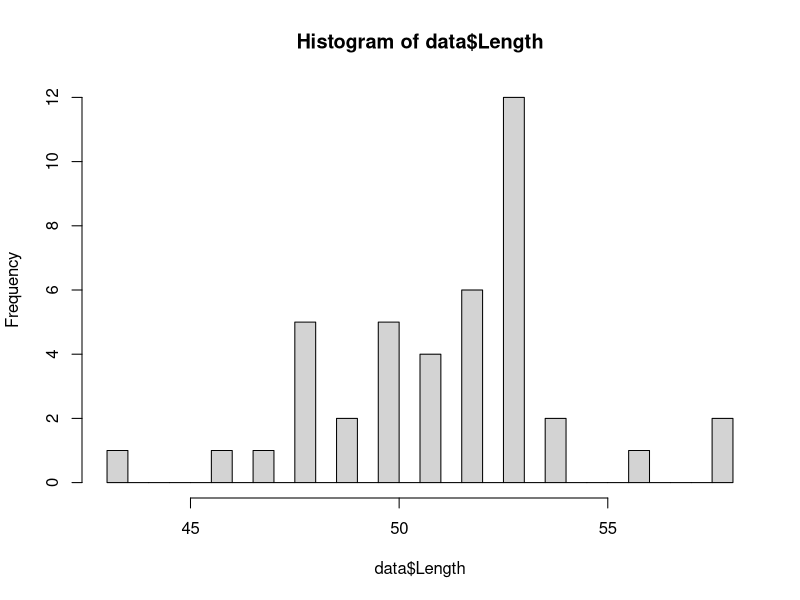
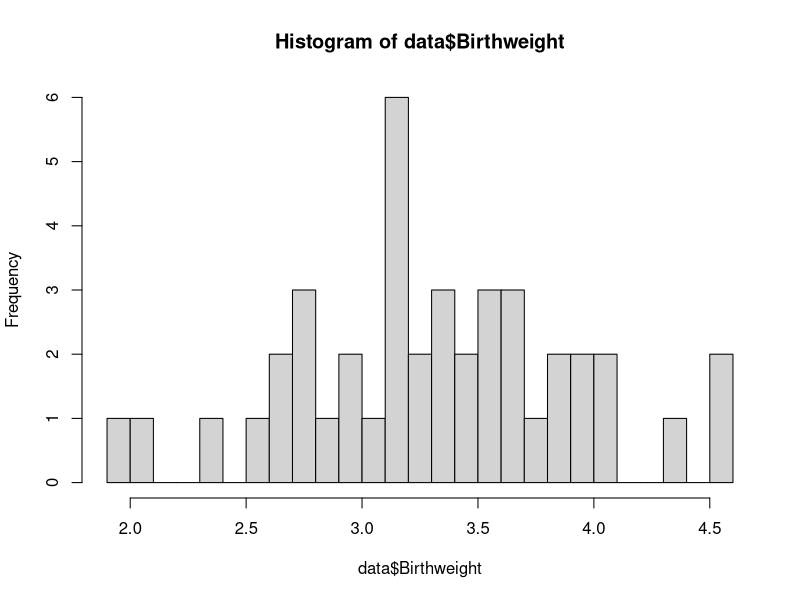
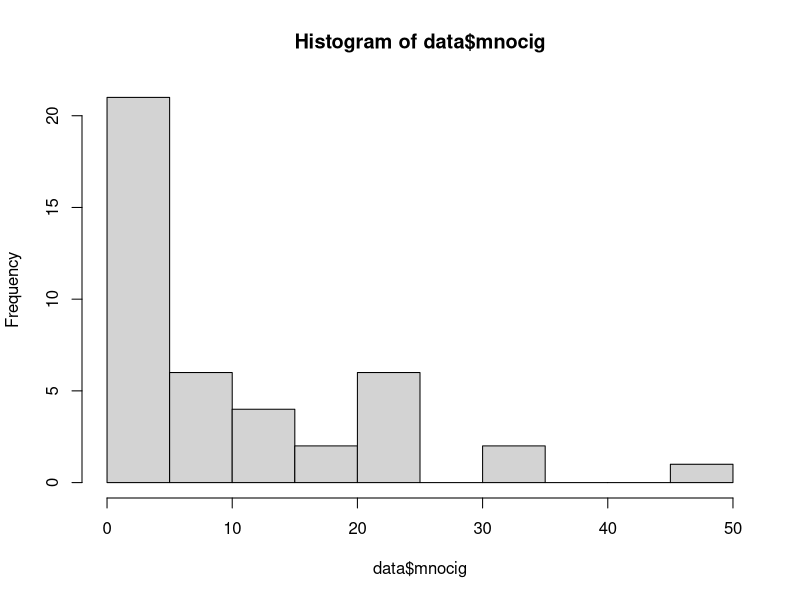
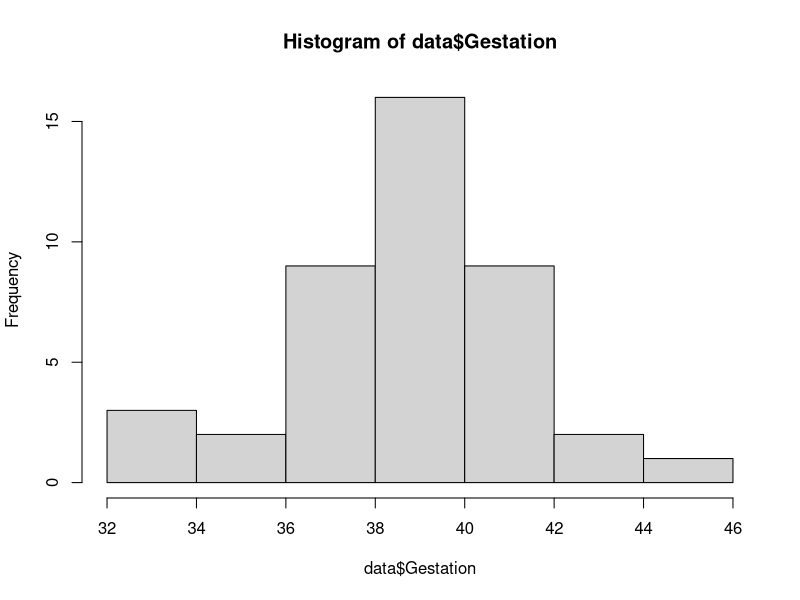
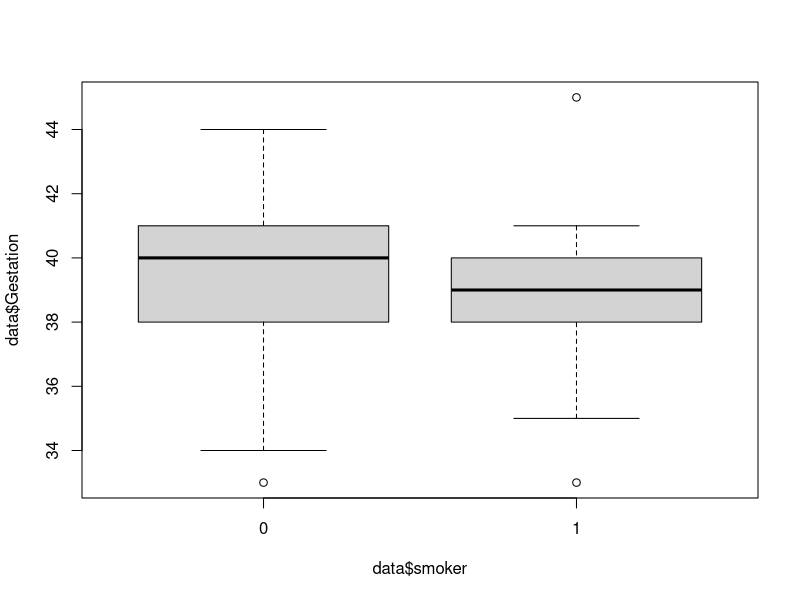
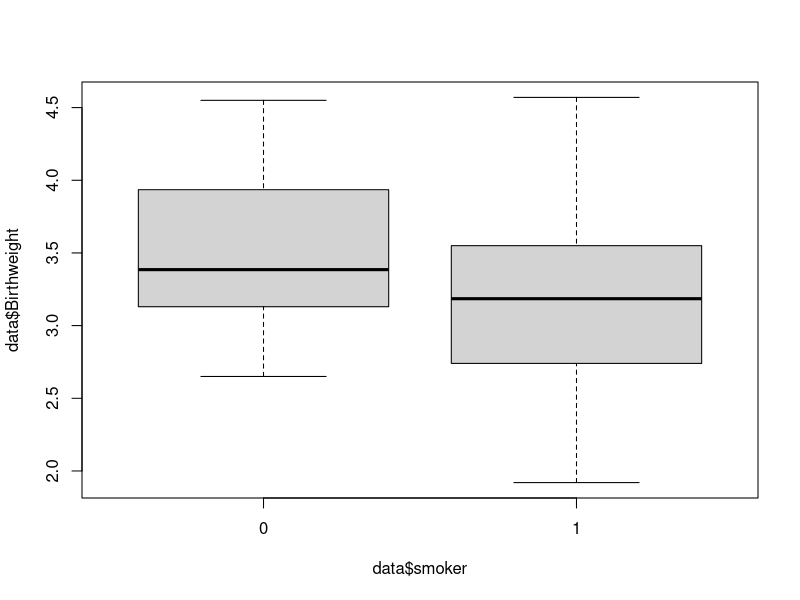
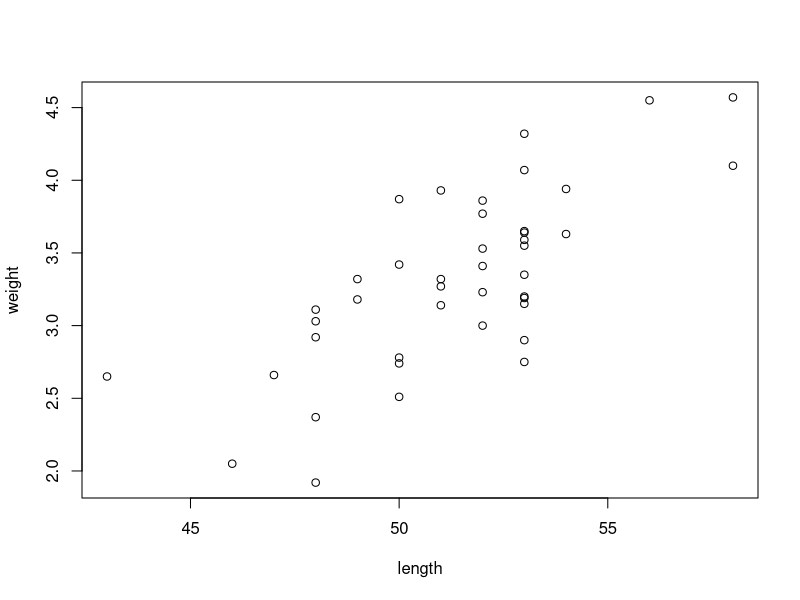

The R script that drew these images, in order:
##############################################
#
#  Introduction-to-Biostatistics.R
#     Author: Allison N. Tegge (ategge@vt.edu)
#     Date: February 8, 2022
#     Source: https://www.sheffield.ac.uk/mash/statistics/datasets
#
##############################################


# read in the dataset ####
data = read.csv("Birthweight_reduced_kg_R.csv", 
                header=T, 
                sep=',')

###############################################
# look at the data to ensure it was read in correctly ####
View(data)

###############################################
# summarize variables ####
summary(data)

###############################################
# but overall, the previous output is not  ####
# super informative
# let's explore our data more

# distribution of length of baby (cm)
summary(data$Length)
hist(data$Length, nclass = 40)

# distribution of Birthweight (kg)
summary(data$Birthweight)
hist(data$Birthweight, nclass = 20)

# distribution of maternal number of cigarettes smoked per day
summary(data$mnocig)
hist(data$mnocig,nclass = 10)
# is this data skewed? 

# distribution of gestation (weeks)
hist(data$Gestation)

################################################
# We hypothesize that the average gestation ####
#   is less than 40 weeks
# H0: the average gestatopm age is >= 40
# HA: the average gestation age is < 40

# by hand
m.gest = mean(data$Gestation)
sd.gest = sd(data$Gestation)
n.gest = length(data$Gestation)

t.obs = (m.gest - 40)/(sd.gest/sqrt(n.gest))
pt(t.obs, df=n.gest-1, lower.tail = T)

# using the function
t.test(data$Gestation, mu = 40, alternative = "less")

#################################################
# We hypothesize that average gestation will ####
#   be different between babies of mothers that
#   smoked cigarettes and babies of mothers that
#   did not smoke cigarettes.
# H0: difference in average gestation of babies of
#     mothers that did and did not smoke cigarettes = 0
# HA: difference in average gestation of babies of
#     mothers that did and did not smoke cigarettes != 0

# distribution of mothers that smoked
table(data$smoker)

# before we run the analysis, let's look at our data
boxplot(data$Gestation~data$smoker)

# to test our hypothesis, we will perform a two-sample t-test
t.test(data$Gestation~data$smoker)

###################################################
# We hypothesize that average birthweight will ####
#   be different between babies of mothers that
#   smoked cigarettes and babies of mothers that
#   did not smoke cigarettes.
# H0: difference in average birthweight of babies of
#     mothers that did and did not smoke cigarettes = 0
# HA: difference in average birthweight of babies of
#     mothers that did and did not smoke cigarettes != 0

# before we run the analysis, let's look at our data
boxplot(data$Birthweight~data$smoker)

# to test our hypothesis, we will perform a two-sample t-test
t.test(data$Birthweight~data$smoker) # for reference: .37kg = .83lbs

###################################################
# We hypothesize that average birthweight will ####
# be associated with birth length
# H0: correlation between birthweight and length = 0
# HA: correlation between birthweight and length != 0

# look at the association: is it linear?
plot(data$Length, data$Birthweight, 
     xlab="length",ylab="weight")

# test the correlation
cor.test(data$Length,data$Birthweight)

###################################################
# We hypothesize that average birth length will ####
# predict birthweight
# H0: beta_length = 0
# HA: beta_length != 0

# perform simple (univariate) linear regression
fit.length.weight = lm(Birthweight~Length, data=data)
summary(fit.length.weight)

###################################################
# We hypothesize that average birth length and maternal smoking will ####
# predict birthweight
# H0: beta_length = 0
# HA: beta_length != 0
# H0: beta_smoking = 0
# HA: beta_smoking != 0


# perform multiple linear regression
fit.length.smoker.weight = lm(Birthweight~Length + smoker, data=data)
summary(fit.length.smoker.weight)
